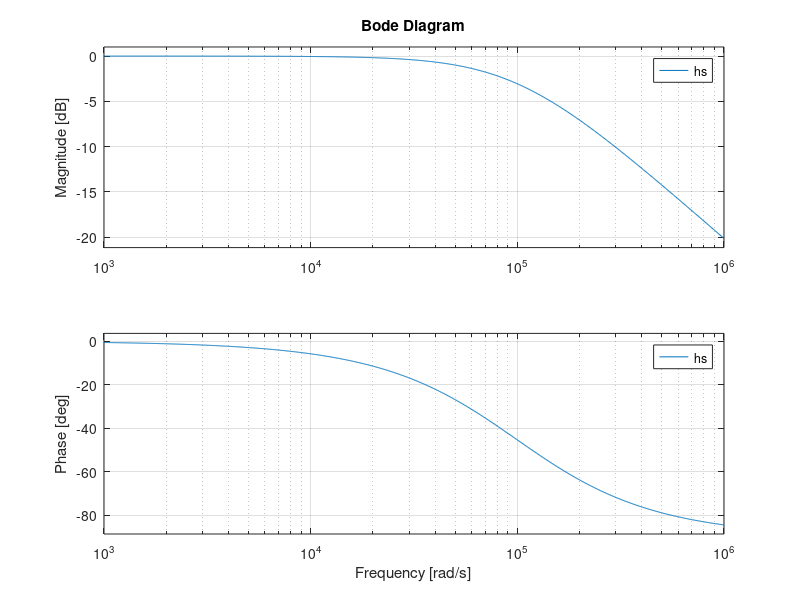
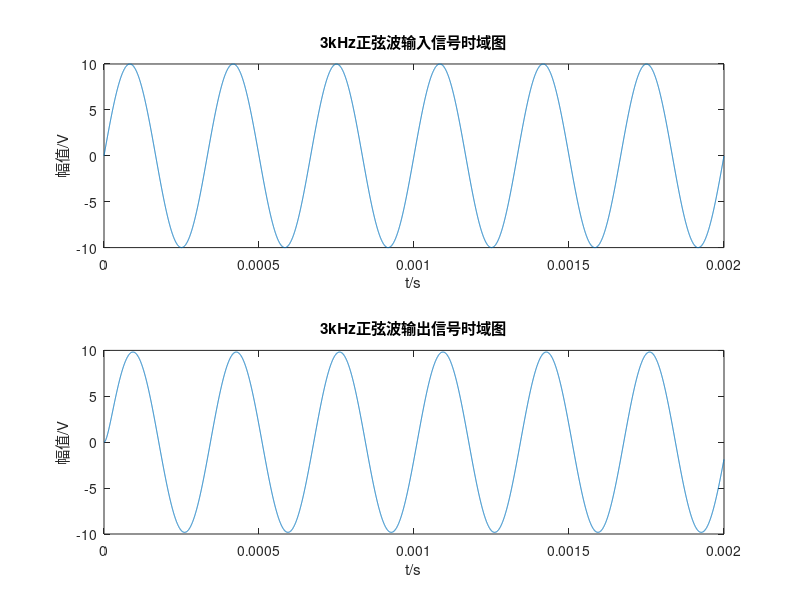
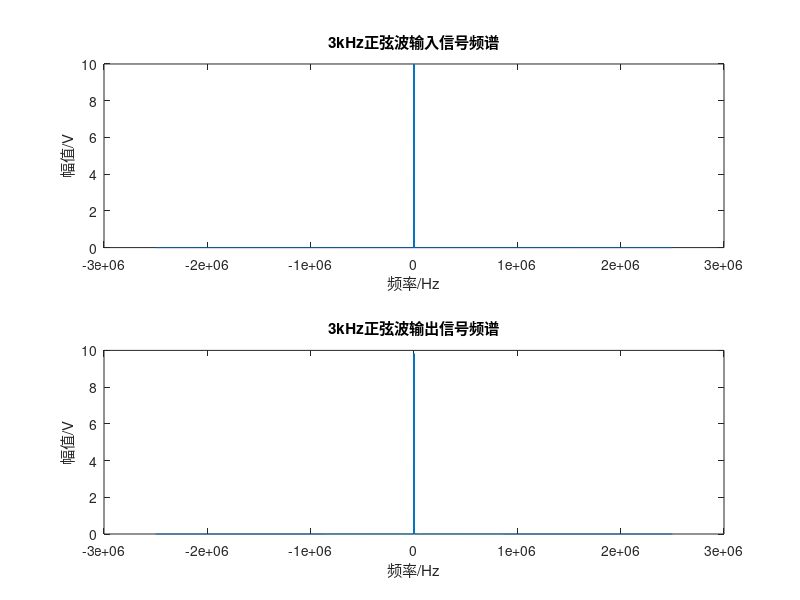
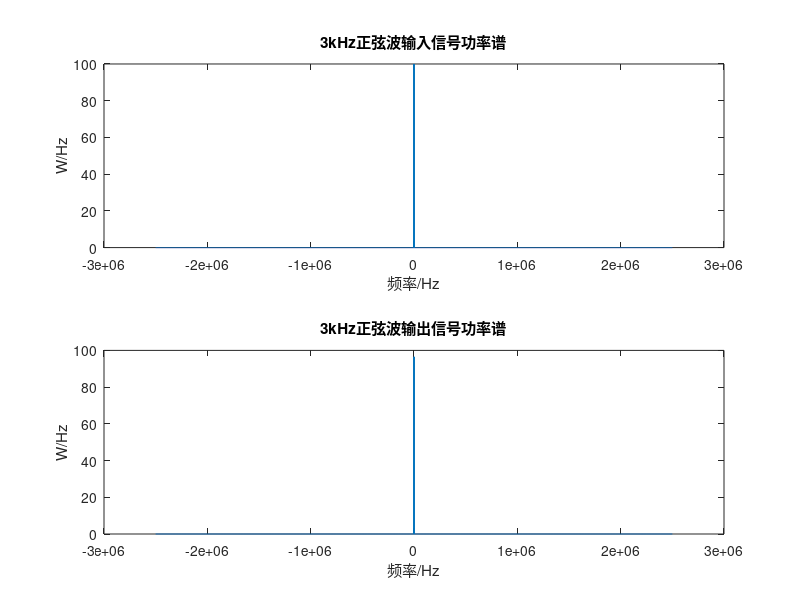

Recreate these plots in MATLAB, in order.
clc
clear
close all
%输入信号
R=5100;%滤波器R值
C=1983e-12;%滤波器C值
f0=1/(2*pi*R*C);%滤波器截止频率计算
ct=R*C;%时间常数  
hs=tf(1,[ct 1]);%低通滤波器设计
figure(1)
bode(hs);%滤波器频幅特性
fc=15700;%理论截止频率
%经计算，截止频率f0为15700Hz          
%通带截止时下降3dB，对应频率15700，阻带开始时下降20dB，对应频率156400
fs=5000000; % fs 采样率
A=10;       % A 幅度值
N=10000;   % N 采样个数
F0=3000;        
F1=10000; %重复频率等于10KHz的半占空比的方波的频率      所有F小于fs/2（奈奎斯特）
dt=1/fs;    %时间间隔
t=0:dt:(N-1)*dt;    %时间向量
freqPixel=fs/N;     %频率分辨率，即点与点之间频率单位
y0=A*sin(2*pi*F0*t);	%单音正弦波
y1=A*square(2*pi*F1*t,50);%方波
%单音正弦波信号
figure(2)
subplot(211)
plot(t,y0);                       
title('3kHz正弦波输入信号时域图');                    
xlabel('t/s');
ylabel('幅值/V');%输入时域图

figure(3)
subplot(211)
freq0=fft(y0,N)*2/N;%做离散傅里叶变换                     
freq_d0=abs(fftshift(freq0));
w=(-N/2:1:N/2-1)*fs/N; %双边  
plot(w,freq_d0);
title('3kHz正弦波输入信号频谱');                         
xlabel('频率/Hz');
ylabel('幅值/V');%输入频谱图

figure(4)
subplot(211)
ypsd=freq_d0.*conj(freq_d0);
plot(w,ypsd);
title('3kHz正弦波输入信号功率谱');
xlabel('频率/Hz');
ylabel('W/Hz');%输入功率谱

figure(5)
subplot(211)
[Rx,maxlags]=xcorr(y0,'unbiased');              
plot(maxlags/fs*1000,Rx/max(Rx));
title('3kHz正弦波输入信号自相关');
xlabel('t/ms');
ylabel('R(t)');%输入自相关


[yy0,tr]=lsim(hs,y0,t);%信号通过滤波器                
figure(2)
subplot(212)
plot(tr,yy0);
title('3kHz正弦波输出信号时域图');                           
xlabel('t/s');
ylabel('幅值/V');%输出信号时域


figure(3)
subplot(212)
freq=fft(yy0,N)*2/N;%做离散傅里叶
freq_d=abs(fftshift(freq));
w=(-N/2:1:N/2-1)*fs/N; %双边  
plot(w,freq_d);
title('3kHz正弦波输出信号频谱');                             
xlabel('频率/Hz');
ylabel('幅值/V');%输出频谱图

figure(4)
subplot(212)
ypsd=freq_d.*conj(freq_d);
plot(w,ypsd);
title('3kHz正弦波输出信号功率谱');
xlabel('频率/Hz');
ylabel('W/Hz');%输出功率谱

figure(5)
subplot(212)
[Rx1,maxlags1]=xcorr(yy0,'unbiased'); 
plot(maxlags1/fs*1000,Rx1/max(Rx1));
title('3kHz正弦波输出信号自相关');
xlabel('t/ms');
ylabel('R(t)');%输出自相关